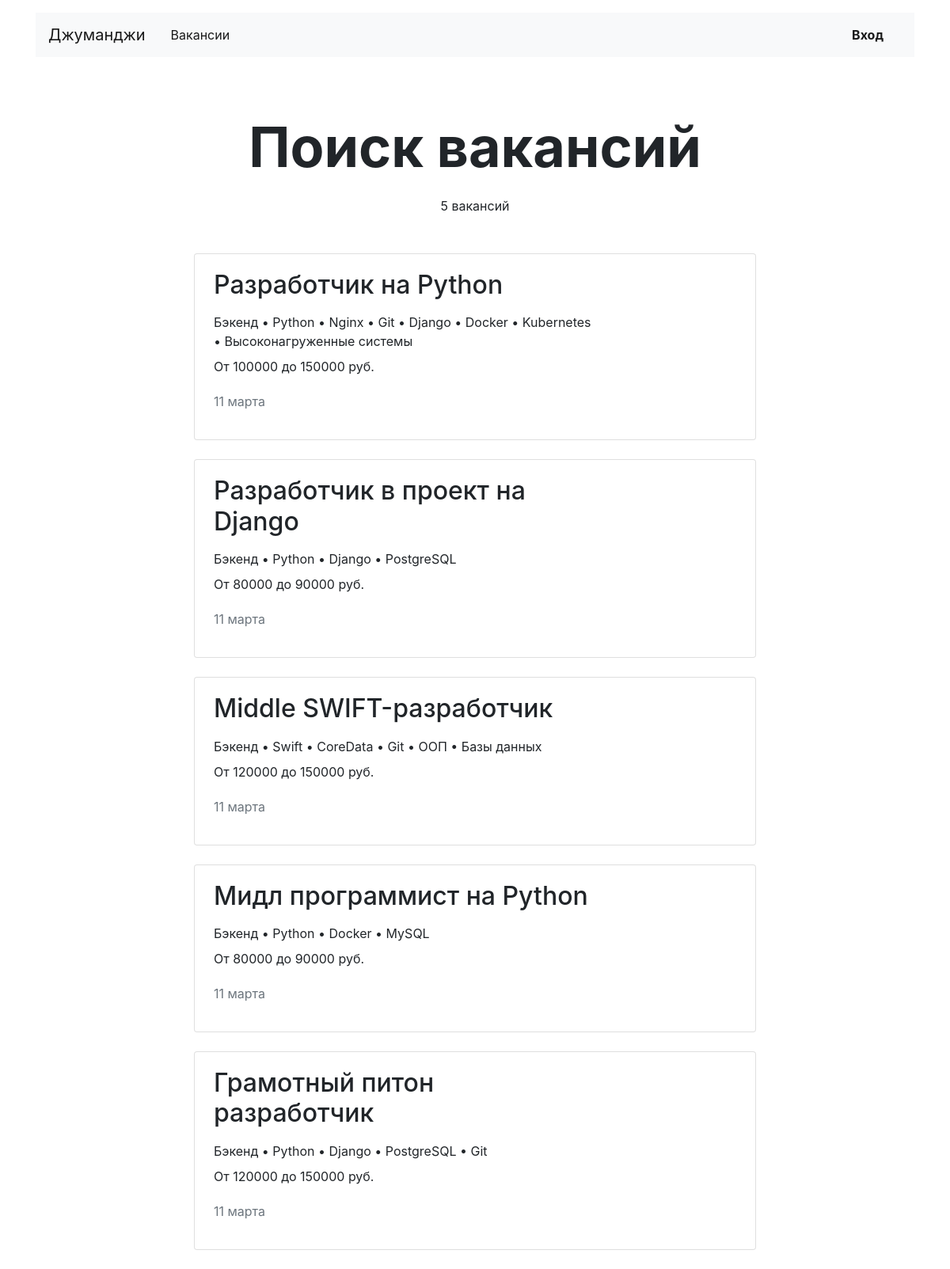
/vacancies/, run on an earlier commit of the app's database.
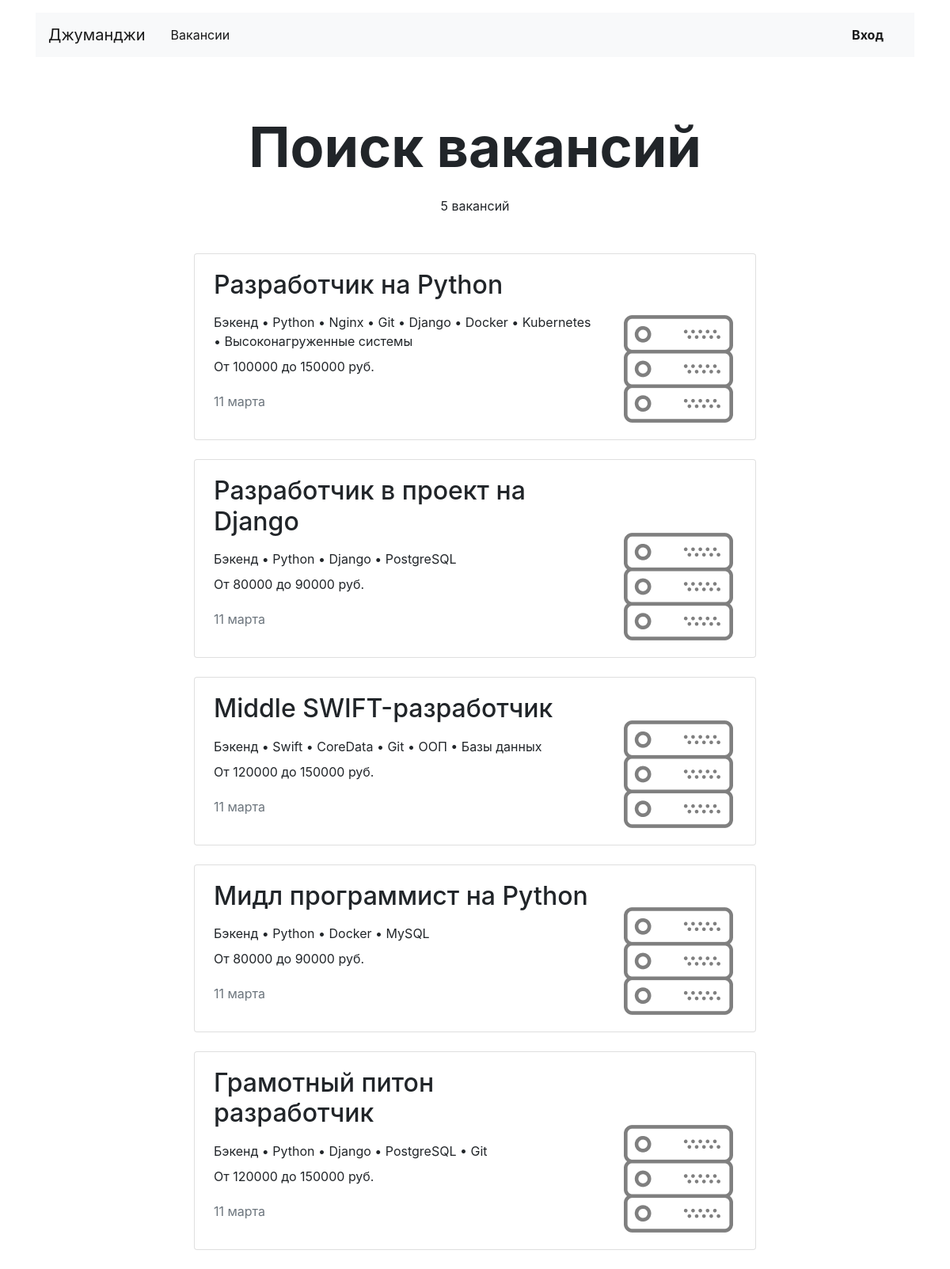
And on a later commit of the database.
### job/models.py (models this page shows, shortened)
class Vacancy(models.Model):
    title = models.CharField(max_length=64)
    specialty = models.ForeignKey(Specialty, on_delete=models.CASCADE, related_name='vacancies', null=True)
    company = models.ForeignKey(Company, on_delete=models.CASCADE, related_name='vacancies')
    skills = models.CharField(max_length=64)
    description = models.CharField(max_length=32)
    salary_min = models.IntegerField()
    salary_max = models.IntegerField()
    published_at = models.DateField(max_length=32, null=True)

class Specialty(models.Model):
    code = models.CharField(max_length=32)
    title = models.CharField(max_length=50)
    picture = models.ImageField(upload_to=MEDIA_SPECIALITY_IMAGE_DIR)

### job/views/public.py (the view)
# urls.py: path('vacancies/', VacanciesListView.as_view(), name='all_vacancies'),
class VacanciesListView(View):
    def get(self, request):
        vacancies = Vacancy.objects.all()
        for vacancy in vacancies:
            vacancy.skills = vacancy.skills.split(', ')
        context = {
            'vacancies': vacancies,
            'count': vacancies.count(),
        }
        return render(request, 'job/vacancies.html', context)

### job/templates/job/vacancies.html
{% extends 'job/base.html' %}
{% block content %}
<main class="container mt-3">
  <section>
    <h1 class="h1 text-center mx-auto mt-4 pt-5" style="font-size: 70px;"><strong>Поиск вакансий <p>{{ header.title }}</p></strong></h1>
    <p class="text-center pt-1">{{ count }} вакансий</p>
    <div class="row mt-5">
      <div class="col-12 col-lg-8 offset-lg-2 m-auto">
        {% for vacancy in vacancies %}
        <div class="card mb-4">
          <div class="card-body px-4">
            <div class="row">
              <div class="col-12 col-md-8 col-lg-9">
                <h2 class="h2 pb-2">{{ vacancy.title }}</h2>
                <p class="mb-2">{{ vacancy.specialty.title }} • {{ vacancy.skills|join:" • " }}</p>
                <p>От {{ vacancy.salary_min }} до {{ vacancy.salary_max }} руб.</p>
                <p class="text-muted pt-1">{{ vacancy.published_at|date:"d E" }}</p>
              </div>
              <div class="col-12 col-md-4 col-lg-3 d-flex align-items-end">
                <a href="{% url 'vacancy' vacancy.id %}"><img src="{{ vacancy.specialty.picture.url }}"  alt=""></a>
              </div>
            </div>
          </div>
        </div>
        {% endfor %}
      </div>
    </div>
  </section>
</main>
{% endblock %}

What changed in the data, as far as the page shows it:
changed through a linked row, Vacancy "Разработчик на Python": specialty.picture: picture added
changed through a linked row, Vacancy "Разработчик в проект на Django": specialty.picture: picture added
changed through a linked row, Vacancy "Middle SWIFT-разработчик": specialty.picture: picture added
changed through a linked row, Vacancy "Мидл программист на Python": specialty.picture: picture added
changed through a linked row, Vacancy "Грамотный питон разработчик": specialty.picture: picture added
